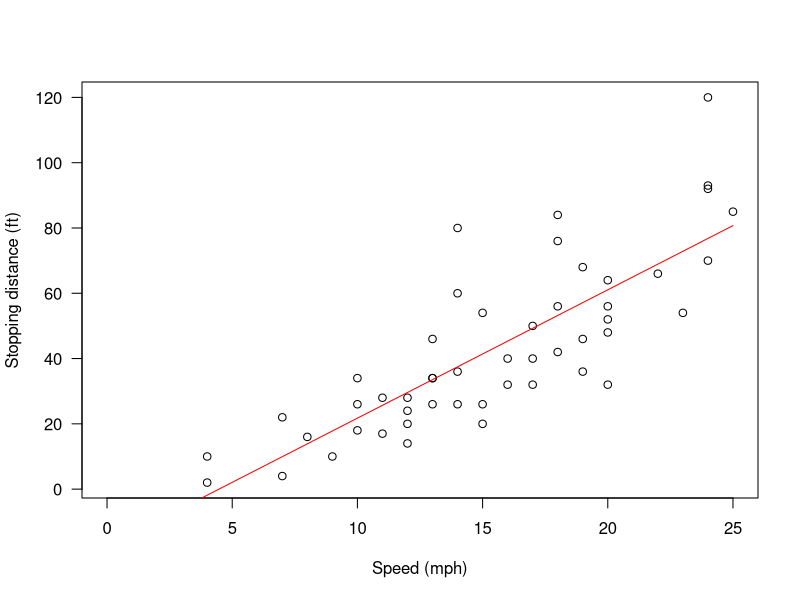
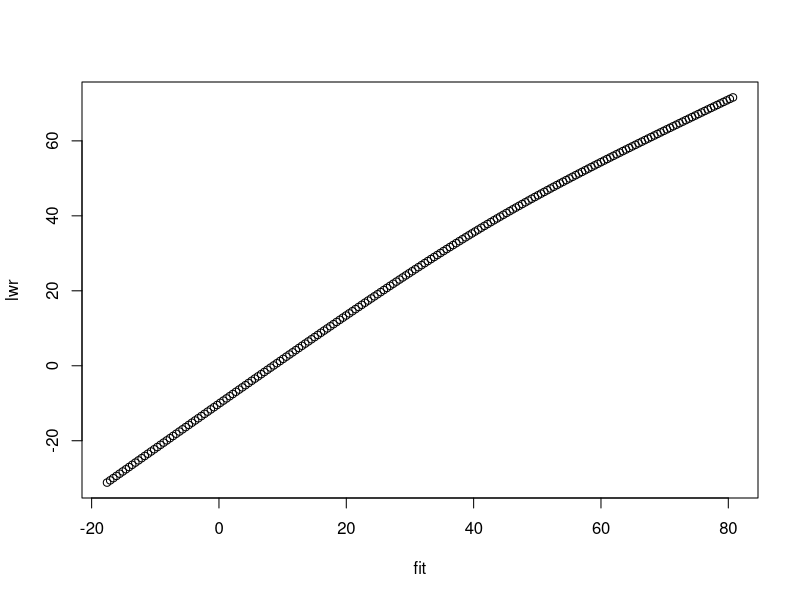
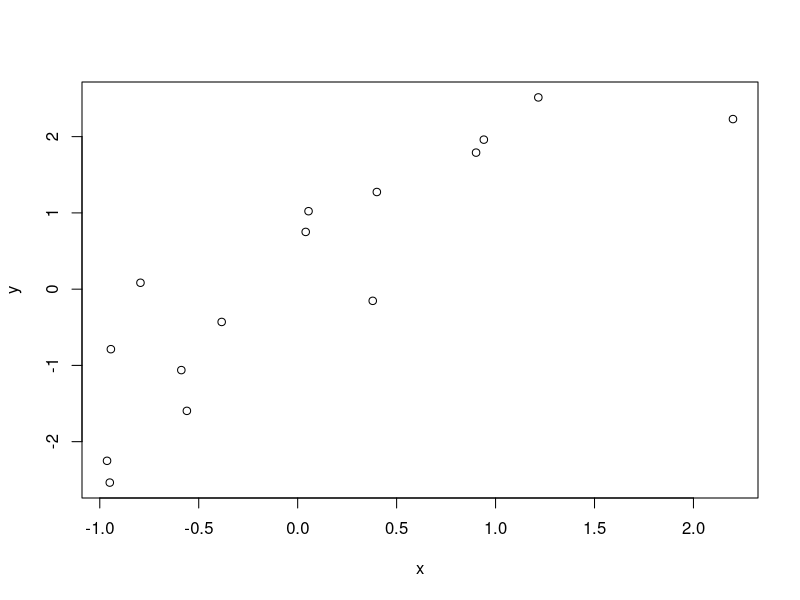
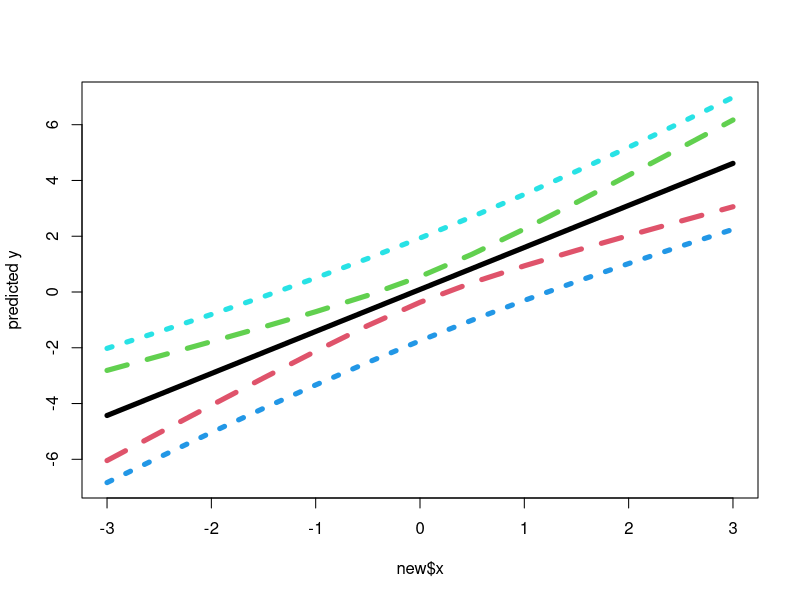

These figures' R source, in order:
cor(cars$speed, cars$dist)
cor(cars$dist, cars$speed)
plot(cars, xlab = "Speed (mph)", ylab = "Stopping distance (ft)",
    las = 1, xlim = c(0, 25))
d <- seq(0, 25, length.out = 200)
fm1 <- lm(dist ~ speed, data = cars)
lines(d, predict(fm1, data.frame(speed = d)), col = "red")
plot(predict(fm1, data.frame(speed = d), interval = 'confidence'))
summary(fm1)
anova(fm1)


x <- rnorm(15)
y <- x + rnorm(15)

plot(x, y)
predict(lm(y ~ x))
new <- data.frame(x = seq(-3, 3, 0.5))
predict(lm(y ~ x), new, se.fit = TRUE)
pred.w.plim <- predict(lm(y ~ x), new, interval = "prediction")
pred.w.clim <- predict(lm(y ~ x), new, interval = "confidence")
matplot(new$x, cbind(pred.w.clim, pred.w.plim[,-1]),
        lty = c(1,2,2,3,3), type = "l", ylab = "predicted y", lwd = 5)


head(iris,20)
str(iris)
fm1 <- lm(Sepal.Length ~ Species, data = iris) #Sepal.Width + Petal.Length^2 + log(Petal.Width) +
summary(fm1)
anova(fm1)

#?t.test
